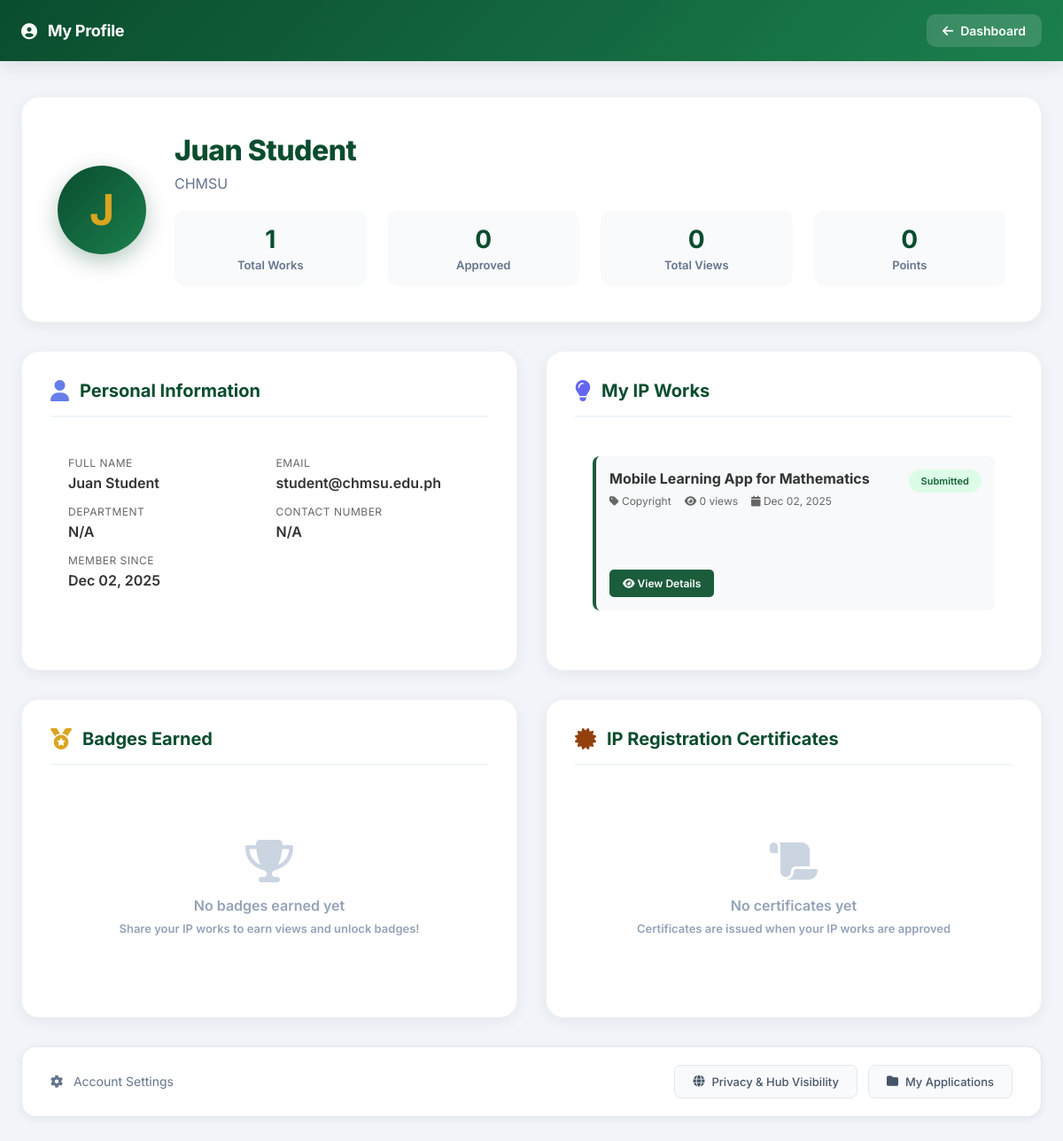
Page /profile/badges-certificates.php (signed in) on the earlier database version.
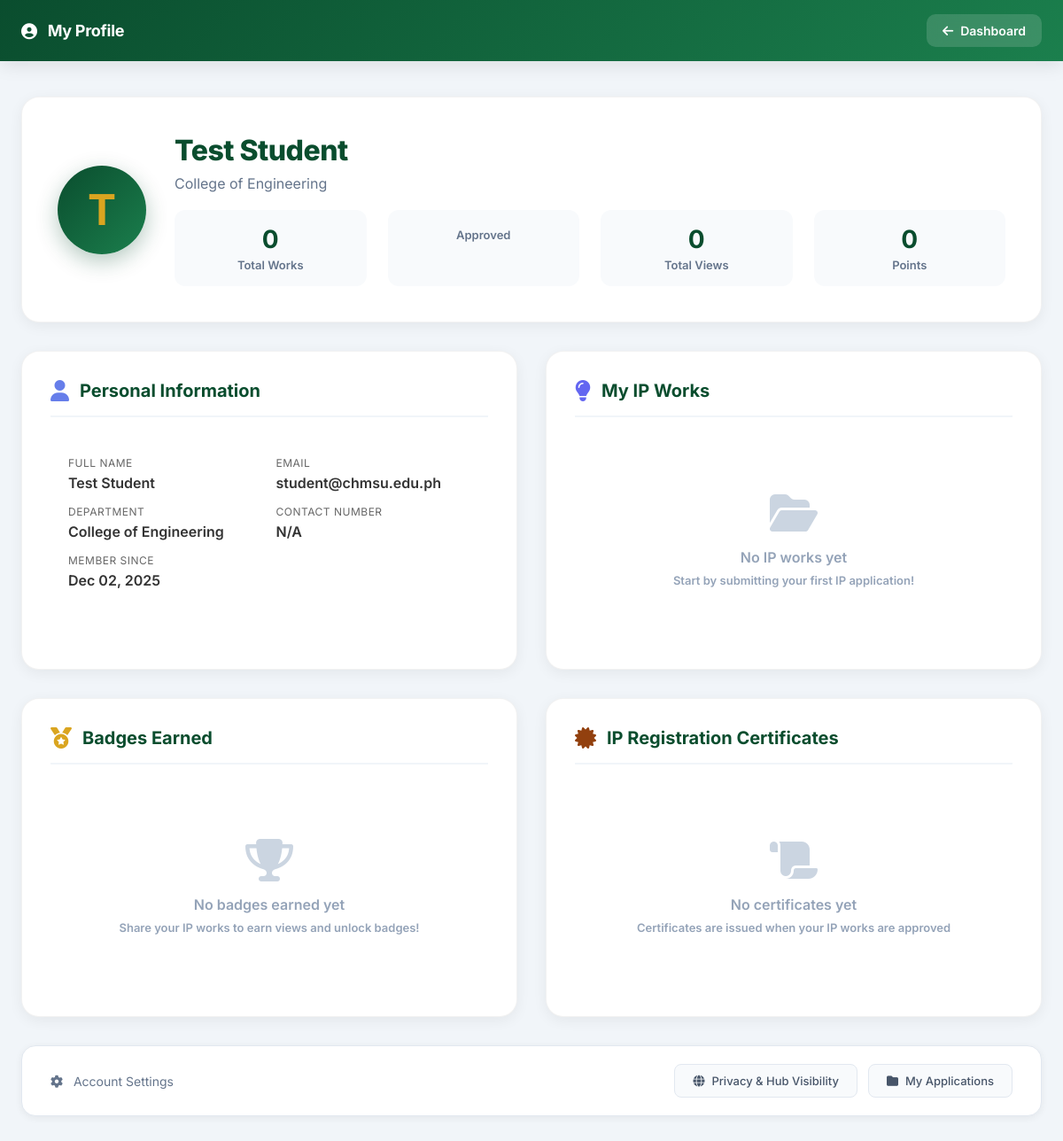
Same page on the later database version.
### tables this page shows
CREATE TABLE users (
  id INT PRIMARY KEY AUTO_INCREMENT,
  email VARCHAR(255) UNIQUE NOT NULL,
  password VARCHAR(255) NOT NULL,
  full_name VARCHAR(255) NOT NULL,
  role ENUM('user', 'clerk', 'director') DEFAULT 'user',
  security_question VARCHAR(255),
  security_answer VARCHAR(255),
  department VARCHAR(255),
  contact_number VARCHAR(20),
  profile_picture VARCHAR(255),
  innovation_points INT DEFAULT 0,
  created_at TIMESTAMP DEFAULT CURRENT_TIMESTAMP,
  updated_at TIMESTAMP DEFAULT CURRENT_TIMESTAMP ON UPDATE CURRENT_TIMESTAMP,
  is_active BOOLEAN DEFAULT TRUE,
  INDEX idx_user_email (email),
  INDEX idx_user_role (role)
);

CREATE TABLE ip_applications (
  id INT PRIMARY KEY AUTO_INCREMENT,
  user_id INT NOT NULL,
  
   
  title VARCHAR(255) NOT NULL,
  inventor_name VARCHAR(500) COMMENT 'Name(s) of inventors to display on certificate',
  ip_type ENUM('Copyright', 'Patent', 'Trademark') NOT NULL,
  research_type VARCHAR(100) COMMENT 'Research type/specialization based on IP type',
  abstract LONGTEXT NOT NULL COMMENT 'Detailed abstract of the IP work',
  
   
  status ENUM('draft', 'submitted', 'office_visit', 'payment_pending', 'payment_verified', 'approved', 'rejected') DEFAULT 'draft',
  
   
  publish_permission ENUM('pending', 'granted', 'denied') DEFAULT NULL COMMENT 'User permission to display in public IP Hub',
  publish_permission_date DATETIME DEFAULT NULL COMMENT 'Date when user responded to publish permission',
  
   
  document_file TEXT COMMENT 'JSON array of uploaded document filenames',
  payment_receipt VARCHAR(255),
  payment_rejection_reason TEXT COMMENT 'Reason if payment receipt was rejected',
  supporting_documents TEXT,
  
   
  office_visit_date DATETIME,
  payment_date DATETIME,
  payment_amount DECIMAL(10, 2),
  approved_at DATETIME,
  rejected_at DATETIME,
  
   
  clerk_notes TEXT,
  director_feedback TEXT,
  rejection_reason TEXT,
  
   
  award_amount DECIMAL(10,2) DEFAULT 0,
  award_reason TEXT,
  award_date DATETIME,
  
   
  reference_number VARCHAR(50) UNIQUE,
  certificate_id VARCHAR(50) UNIQUE,
  
   
  created_at TIMESTAMP DEFAULT CURRENT_TIMESTAMP,
  updated_at TIMESTAMP DEFAULT CURRENT_TIMESTAMP ON UPDATE CURRENT_TIMESTAMP,
  
   
  FOREIGN KEY (user_id) REFERENCES users(id) ON DELETE CASCADE,
  
   
  INDEX idx_app_user (user_id),
  INDEX idx_app_status (status),
  INDEX idx_app_type (ip_type),
  INDEX idx_reference (reference_number),
  INDEX idx_certificate (certificate_id),
  INDEX idx_publish_permission (publish_permission)
);

### config/session.php (called while the page is built, shortened)
<?php
function getCurrentUserId() {
  return $_SESSION['user_id'] ?? null;
}
function getUserRole() {
  return $_SESSION['role'] ?? null;
}

### profile/badges-certificates.php (the view, shortened to what the changed rows need)
<?php
require_once '../config/db.php';
require_once '../config/session.php';
$user_id = getCurrentUserId();
$user_role = getUserRole();
$stmt = $conn->prepare("SELECT full_name, email, department, contact_number, innovation_points, created_at FROM users WHERE id = ?");
$stmt->bind_param("i", $user_id);
$stmt->execute();
$user = $stmt->get_result()->fetch_assoc();
$works_result = $conn->query("
  SELECT a.*,
         COUNT(DISTINCT v.id) as view_count,
         c.certificate_number,
         c.id as certificate_id
  FROM ip_applications a
  LEFT JOIN view_tracking v ON a.id = v.application_id
  LEFT JOIN certificates c ON a.id = c.application_id
  WHERE a.user_id = $user_id
  GROUP BY a.id
  ORDER BY a.created_at DESC
");
$works = $works_result->fetch_all(MYSQLI_ASSOC);
$stats_query = $conn->query("
  SELECT
    COUNT(DISTINCT a.id) as total_works,
    COUNT(DISTINCT v.id) as total_views,
    SUM(CASE WHEN a.status='approved' THEN 1 ELSE 0 END) as approved_works
  FROM ip_applications a
  LEFT JOIN view_tracking v ON a.id = v.application_id
  WHERE a.user_id = $user_id
");
$stats = $stats_query->fetch_assoc();
?>
<!DOCTYPE html>
<html lang="en">
<head>
  <link href="https://cdnjs.cloudflare.com/ajax/libs/font-awesome/6.4.0/css/all.min.css" rel="stylesheet">
</head>
<body>
  <div class="container">
    <div class="profile-header">
      <div class="profile-avatar">
        <?php echo strtoupper(substr($user['full_name'], 0, 1)); ?>
      </div>
      <div class="profile-info">
        <h1 class="profile-name"><?php echo htmlspecialchars($user['full_name']); ?></h1>
        <p class="profile-dept"><?php echo htmlspecialchars($user['department'] ?? 'CHMSU'); ?></p>
        <div class="profile-stats">
          <?php if ($user_role === 'user'): ?>
          <div class="stat-item">
            <div class="stat-number"><?php echo $stats['total_works']; ?></div>
            <div class="stat-label">Total Works</div>
          </div>
          <div class="stat-item">
            <div class="stat-number"><?php echo $stats['approved_works']; ?></div>
            <div class="stat-label">Approved</div>
          </div>
          <div class="stat-item">
            <div class="stat-number"><?php echo $stats['total_views']; ?></div>
            <div class="stat-label">Total Views</div>
          </div>
          <div class="stat-item">
            <div class="stat-number"><?php echo $user['innovation_points'] ?? 0; ?></div>
            <div class="stat-label">Points</div>
          </div>
          <?php endif; ?>
        </div>
      </div>
    </div>
    <div class="content-grid">
      <div class="section">
        <div class="section-header">
          <h2 class="section-title">Personal Information</h2>
        </div>
        <div style="padding: 20px;">
          <div style="display: grid; grid-template-columns: repeat(auto-fit, minmax(200px, 1fr)); gap: 15px;">
            <div>
              <div style="font-size: 12px; color: #666; margin-bottom: 5px; text-transform: uppercase; letter-spacing: 0.5px;">Full Name</div>
              <div style="font-weight: 600; color: #333;"><?php echo htmlspecialchars($user['full_name']); ?></div>
            </div>
            <div>
              <div style="font-size: 12px; color: #666; margin-bottom: 5px; text-transform: uppercase; letter-spacing: 0.5px;">Email</div>
              <div style="font-weight: 600; color: #333;"><?php echo htmlspecialchars($user['email']); ?></div>
            </div>
            <div>
              <div style="font-size: 12px; color: #666; margin-bottom: 5px; text-transform: uppercase; letter-spacing: 0.5px;">Department</div>
              <div style="font-weight: 600; color: #333;"><?php echo htmlspecialchars($user['department'] ?? 'N/A'); ?></div>
            </div>
            <div>
              <div style="font-size: 12px; color: #666; margin-bottom: 5px; text-transform: uppercase; letter-spacing: 0.5px;">Contact Number</div>
              <div style="font-weight: 600; color: #333;"><?php echo htmlspecialchars($user['contact_number'] ?? 'N/A'); ?></div>
            </div>
            <div>
              <div style="font-size: 12px; color: #666; margin-bottom: 5px; text-transform: uppercase; letter-spacing: 0.5px;">Member Since</div>
              <div style="font-weight: 600; color: #333;"><?php echo date('M d, Y', strtotime($user['created_at'])); ?></div>
            </div>
          </div>
        </div>
      </div>
      <?php if ($user_role === 'user'): ?>
      <div class="section">
        <div class="section-header">
          <h2 class="section-title">My IP Works</h2>
        </div>
        <?php if (count($works) === 0): ?>
          <div class="empty">
            <i class="fas fa-folder-open"></i>
            <p>No IP works yet</p>
            <p style="font-size: 13px; margin-top: 8px;">Start by submitting your first IP application!</p>
          </div>
        <?php else: ?>
          <div style="padding: 20px;">
            <?php foreach ($works as $work): ?>
              <div style="background: #f8f9fa; border-radius: 8px; padding: 15px; margin-bottom: 15px; border-left: 4px solid #1B5C3B;">
                <div style="display: flex; justify-content: space-between; align-items: start; margin-bottom: 10px;">
                <div style="flex: 1; min-width: 0;">
                    <h3 style="color: #333; margin-bottom: 8px; font-size: 16px;"><?php echo htmlspecialchars($work['title']); ?></h3>
                    <div style="display: flex; gap: 15px; font-size: 12px; color: #666; margin-bottom: 8px;">
                      <span><i class="fas fa-tag"></i> <?php echo $work['ip_type']; ?></span>
                      <span><i class="fas fa-eye"></i> <?php echo $work['view_count']; ?> views</span>
                      <span><i class="fas fa-calendar"></i> <?php echo date('M d, Y', strtotime($work['created_at'])); ?></span>
                    </div>
                    <div style="font-size: 13px; color: #555; margin-bottom: 10px; line-height: 1.6; white-space: pre-wrap; word-wrap: break-word;">
                    </div>
                  </div>
                  <div style="margin-left: 15px;">
                    <span style="display: inline-block; padding: 6px 14px; border-radius: 20px; font-size: 11px; font-weight: 600; background: #DCFCE7; color: #166534; text-transform: capitalize;">
                      <?php echo str_replace('_', ' ', $work['status']); ?>
                    </span>
                  </div>
                </div>
                <div style="display: flex; gap: 10px;">
                  <a href="../app/view-application.php?id=<?php echo $work['id']; ?>" style="padding: 8px 15px; background: #1B5C3B; color: white; text-decoration: none; border-radius: 5px; font-size: 12px; font-weight: 600;">
                    <i class="fas fa-eye"></i> View Details
                  </a>
                </div>
              </div>
            <?php endforeach; ?>
          </div>
        <?php endif; ?>
      </div>
      <?php endif; ?>
      <?php if ($user_role === 'user'): ?>
      <div class="section">
        <div class="section-header">
          <h2 class="section-title">Badges Earned</h2>
        </div>
      </div>
      <?php endif; ?>
      <?php if ($user_role === 'user'): ?>
      <div class="section">
        <div class="section-header">
          <h2 class="section-title">IP Registration Certificates</h2>
        </div>
      </div>
      <?php endif; ?>
    </div>
  </div>
</body>
</html>

Differences in the rows shown:
removed ip_applications: title "Mobile Learning App for Mathematics", ip_type "Copyright", view_count "0", created_at "Dec 02, 2025", status "Submitted"
changed users "student@chmsu.edu.ph": full_name "J" → "T"; full_name "Juan Student" → "Test Student"; department "CHMSU" → "College of Engineering"; department "N/A" → "College of Engineering"
Other differences:
$stats['total_works']: "1" → "0"
$stats['approved_works']: "0" → (not shown)
text now shown: "No IP works yet Start by submitting your first IP application!"
